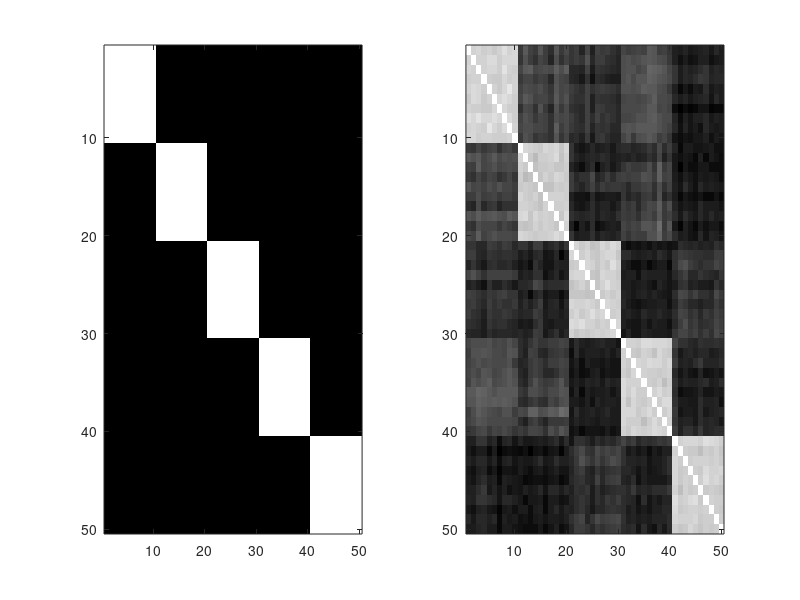

Write MATLAB code to recreate this figure.
%% Figure 01
% Shows the creation of a toy dataset

%% Create Toy Data
% Settings
ans_scale    = [1 10];
adjustment   = 1;
ans_adjusted = [ans_scale(1) + adjustment, ans_scale(2) - adjustment];
num_factors  = 5;
item_factors = 10;
num_par      = 100;

%% Create Behavioral Data
% Get an average value for each factor
all_parts = zeros(50,100);
for iPar = 1:num_par
    factor_avg = randi(ans_adjusted, num_factors, 1);
    % Get all items with this average factor value
    all_items  = repelem(factor_avg, item_factors, 1);
    all_items = all_items + randi([0,2],50,1)-1;
    % Add it to the participants
    all_parts(:,iPar) = all_items;
end

% Create some randomly distributed noise
noise_lvl  = 1;
all_noise  = randn(num_factors*item_factors,num_par)*noise_lvl;
% Add the noise to the participants' answers
all_parts = all_parts + all_noise;
% Cut off above and below the answer scale
all_parts(all_parts < ans_scale(1)) = ans_scale(1);
all_parts(all_parts > ans_scale(2)) = ans_scale(2);

%% Conceptual model
% The Coarse Big-5 model assumes every item within the factor is the same
model_coarse = repelem(eye(num_factors),item_factors,item_factors);
% The Fine model takes into account each items similarity to all other items
model_fine   = corr(all_parts');

figure; subplot(1,2,1); imagesc(model_coarse); subplot(1,2,2); imagesc(model_fine)
colormap('gray')
%% Neural

%% Calculate Data RDMs

%% Compare Model and Data RDMs